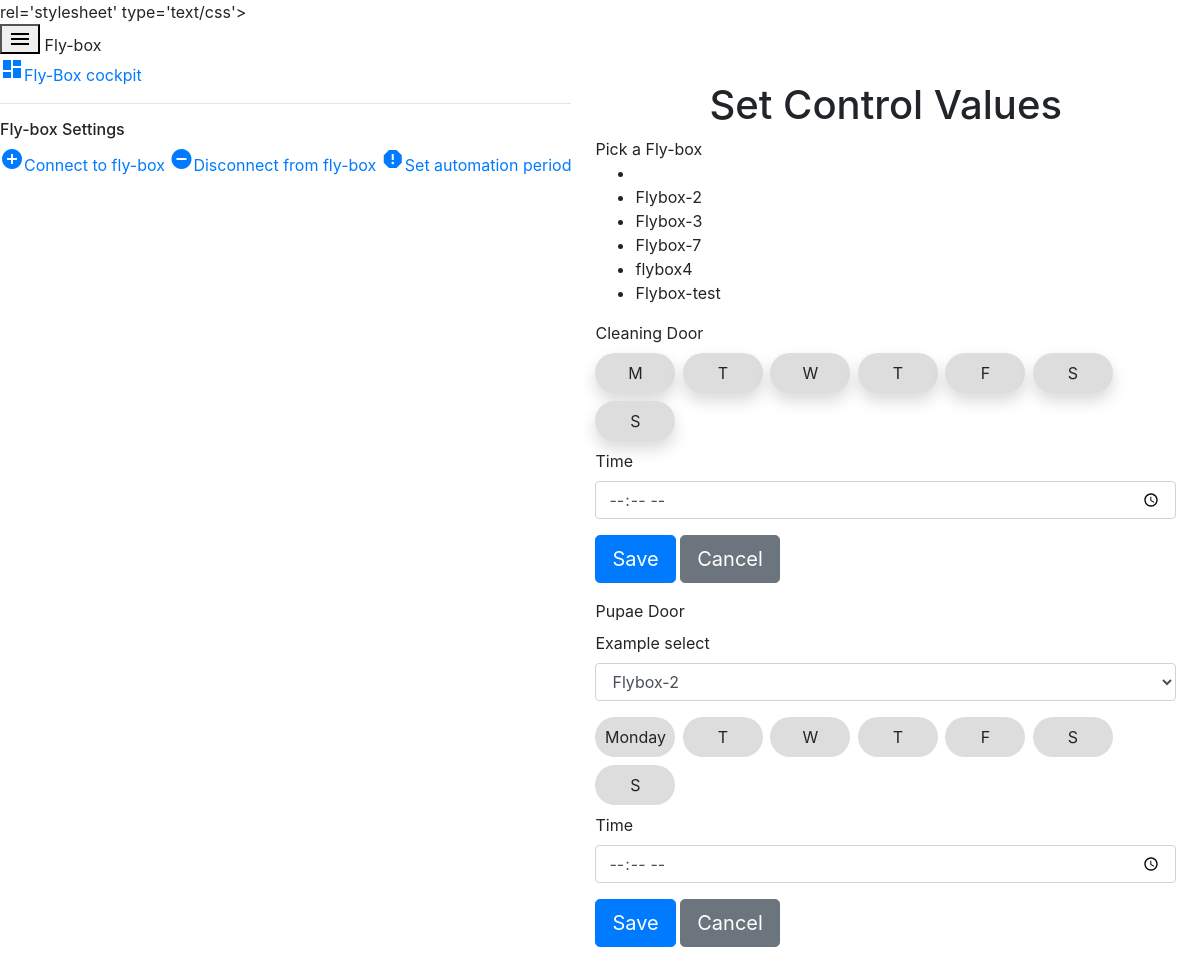
The app's page /edit_control with its own data.
### home/models.py (models this page shows, shortened)
class Flyboxset(models.Model):
	title = models.CharField(max_length=250,null=False,unique=True)
	ipaddress = models.CharField(max_length=25, null=False)
	publish = models.DateTimeField(default=timezone.now)
	created = models.DateTimeField(auto_now_add=True)
	updated = models.DateTimeField(auto_now=True)

### home/views.py (the view)
# urls.py: path('edit_control', views.editcontrol, name='editcontrol'),
def editcontrol(request):
    if request.method == 'POST':
        request.session['django_timezone'] = request.POST['timezone']
        return redirect('/')
    else:
        posts = Flyboxset.objects.all()
        return render(request, 'home/control.html', {'posts': posts, 'timezones': pytz.common_timezones})

### home/templates/home/control.html (shortened to what this page needs)
{% extends "home/base.html" %}
{% block selected3 %}mdc-list-item--selected{% endblock %}
{% block content %}
{% load static %}
<main class="mdc-drawer-app-content main-content">
{% load tz %}
{% get_current_timezone as TIME_ZONE %}
  <h1>Set Control Values </h1>
<form action="update_control/" method="post">{% csrf_token %}
<div class="form-group">
<div class="mdc-select">
  <div class="mdc-select__anchor demo-width-class">
    <span class="mdc-floating-label">Pick a Fly-box</span>
  </div>
  <div class="mdc-select__menu mdc-menu mdc-menu-surface demo-width-class">
    <ul class="mdc-list">
      <li class="mdc-list-item mdc-list-item--selected" data-value="" aria-selected="true"></li>
            {% for post in posts %}
      <li class="mdc-list-item" data-value="{{post.pk}}" name="name">
        <span class="mdc-list-item__text">
{{post.title}}        </span>
      </li>
      {%endfor%}
    </ul>
  </div>
</div>
</div>
 <div class="form-group">
      <label for="exampleFormControlInput1">Cleaning Door</label>
<div class="weekDays-selector">
  <label for="weekday-mon" class="shadow" >M</label>
  <label for="weekday-tue" class="shadow">T</label>
  <label for="weekday-wed" class="shadow">W</label>
  <label for="weekday-thu" class="shadow">T</label>
  <label for="weekday-fri" class="shadow">F</label>
  <label for="weekday-sat" class="shadow">S</label>
  <label for="weekday-sun" class="shadow">S</label>
</div>
  <label for="timecd">Time</label>
<input id="timecd" name="timecd" class="form-control" type="time">
</div><div class="form-group">
  <button  class="btn btn-lg btn-primary" id="save" type="submit">Save</button>
<button class="btn btn-secondary btn-lg" type="reset">Cancel</button>
</div>
</form> <form action="update_controlpd/" method="post">{% csrf_token %}
<div class="form-group">
      <label for="exampleFormControlInput1">Pupae Door</label>
<div class="form-group">
    <label for="exampleFormControlSelect1">Example select</label>
    <select class="form-control" id="exampleFormControlSelect1" name="flyboxselect">
             {% for post in posts %}
     <option>{{post.title}}        </option>      {%endfor%}
    </select>
</div>
<div class="weekDays-selector">
  <label for="weekday-monp">Monday</label>
  <label for="weekday-tuep">T</label>
  <label for="weekday-wedp">W</label>
  <label for="weekday-thup">T</label>
  <label for="weekday-frip">F</label>
  <label for="weekday-satp">S</label>
  <label for="weekday-sunp">S</label>
</div>
  <label for="timepd">Time</label>
<input id="timepd" name="timepd" class="form-control" type="time">
</div>      <div class="form-group">
  <button  class="btn btn-lg btn-primary" id="save" type="submit">Save</button>
<button class="btn btn-secondary btn-lg" type="reset">Cancel</button>
</div>
</form>
  </main>
{% endblock %}

### static/css/base.css (style rules this page uses)
html { height: 100%; }
body { display: -webkit-box; display: flex; -webkit-box-orient: vertical; -webkit-box-direction: normal; flex-direction: column; min-height: 100%; margin: 0; font-family: 'Lora', serif; background-color: #FEF9EA; }
.main-content { display: -webkit-box; display: flex; -webkit-box-orient: vertical; -webkit-box-direction: normal; flex-direction: column; -webkit-box-align: center; align-items: center; -webkit-box-pack: center; justify-content: center; -webkit-box-flex: 1; flex: 1; padding: 1.5rem; }

### home/templates/home/control.html (style rules this page uses)
.weekDays-selector input[type=checkbox] + label { display: inline-block; border-radius: 20px; background: #dddddd; height: 40px; width: 80px; margin-right: 3px; line-height: 40px; text-align: center; cursor: pointer; }

### records on screen
Flyboxset: {{ post.pk }} 6 (drawn), title "Flybox-2"
Flyboxset: {{ post.pk }} 7 (drawn), title "Flybox-3"
Flyboxset: {{ post.pk }} 9 (drawn), title "Flybox-7"
Flyboxset: {{ post.pk }} 14 (drawn), title "flybox4"
Flyboxset: {{ post.pk }} 15 (drawn), title "Flybox-test"

### other values on screen
form field flyboxselect "Flybox-2"
